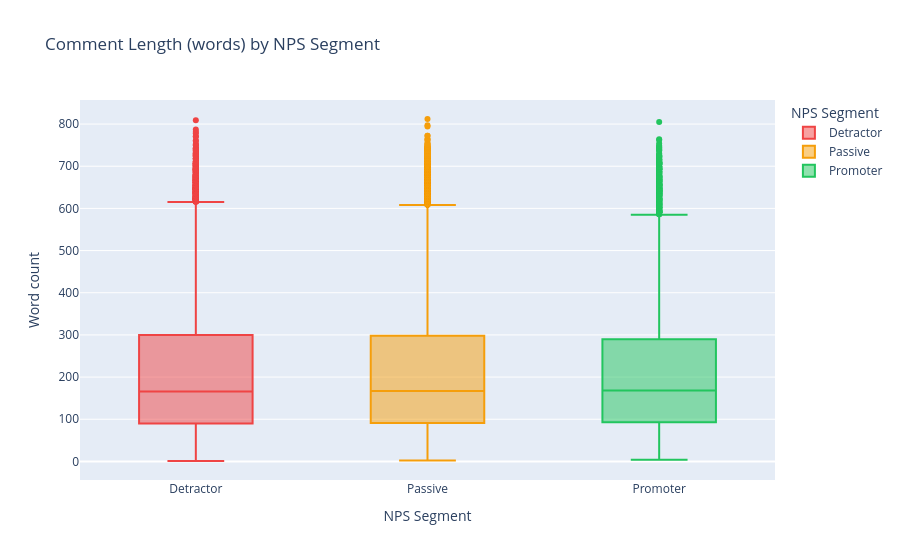

The notebook cell saved with this chart:
### Markdown cell above
## 10. Comment Length vs NPS Segment

### Code cell
df_banking["text_length"] = df_banking["text_clean"].str.split().str.len()

print(df_banking.groupby("nps_segment")["text_length"].agg(["mean","median","std"]).round(1))
print("\nFinding: Text length is tightly clustered across segments (about 214–219 words on average).")
print("This is expected: NPS is simulated from resolution metadata, not from the text itself.")
print("Segment differences are small enough that comment length is not driving the NPS split.")

fig = px.box(
    df_banking, x="nps_segment", y="text_length",
    color="nps_segment",
    color_discrete_map=color_map,
    title="Comment Length (words) by NPS Segment",
    labels={"text_length": "Word count", "nps_segment": "NPS Segment"},
    category_orders={"nps_segment": ["Detractor", "Passive", "Promoter"]},
)
fig.show()

### Figure 1 — Plotly figure (JSON) as saved in the notebook; plotly's stock layout.template omitted (floating-point values rounded to 4 significant figures; data arrays with more than 128 entries replaced by an {"elided": "..."} marker saying what was removed)
{"data": [{"alignmentgroup": "True", "hovertemplate": "NPS Segment=%{x}<br>Word count=%{y}<extra></extra>", "legendgroup": "Detractor", "marker": {"color": "#ef4444"}, "name": "Detractor", "notched": false, "offsetgroup": "Detractor", "orientation": "v", "showlegend": true, "type": "box", "x": {"elided": "8894 str values"}, "x0": " ", "xaxis": "x", "y": {"elided": "8894 int values"}, "y0": " ", "yaxis": "y"}, {"alignmentgroup": "True", "hovertemplate": "NPS Segment=%{x}<br>Word count=%{y}<extra></extra>", "legendgroup": "Passive", "marker": {"color": "#f59e0b"}, "name": "Passive", "notched": false, "offsetgroup": "Passive", "orientation": "v", "showlegend": true, "type": "box", "x": {"elided": "19406 str values"}, "x0": " ", "xaxis": "x", "y": {"elided": "19406 int values"}, "y0": " ", "yaxis": "y"}, {"alignmentgroup": "True", "hovertemplate": "NPS Segment=%{x}<br>Word count=%{y}<extra></extra>", "legendgroup": "Promoter", "marker": {"color": "#22c55e"}, "name": "Promoter", "notched": false, "offsetgroup": "Promoter", "orientation": "v", "showlegend": true, "type": "box", "x": {"elided": "6926 str values"}, "x0": " ", "xaxis": "x", "y": {"elided": "6926 int values"}, "y0": " ", "yaxis": "y"}], "layout": {"boxmode": "overlay", "legend": {"title": {"text": "NPS Segment"}, "tracegroupgap": 0}, "title": {"text": "Comment Length (words) by NPS Segment"}, "xaxis": {"anchor": "y", "categoryarray": ["Detractor", "Passive", "Promoter"], "categoryorder": "array", "domain": [0, 1], "title": {"text": "NPS Segment"}}, "yaxis": {"anchor": "x", "domain": [0, 1], "title": {"text": "Word count"}}}}
